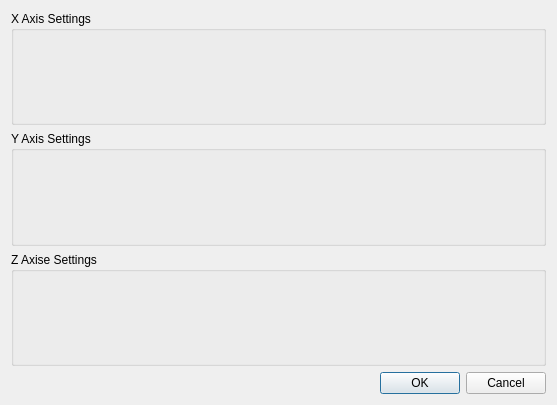
<?xml version="1.0" encoding="UTF-8"?>
<ui version="4.0">
 <class>SettingsDialog</class>
 <widget class="QDialog" name="SettingsDialog">
  <property name="geometry">
   <rect>
    <x>0</x>
    <y>0</y>
    <width>557</width>
    <height>405</height>
   </rect>
  </property>
  <property name="windowTitle">
   <string>Dialog</string>
  </property>
  <layout class="QVBoxLayout" name="verticalLayout">
   <item>
    <widget class="QGroupBox" name="xAxisGroupBox">
     <property name="title">
      <string>X Axis Settings</string>
     </property>
     <layout class="QVBoxLayout" name="verticalLayout_3">
      <item>
       <widget class="ChartAxisSettings" name="xAxisSettings" native="true"/>
      </item>
     </layout>
    </widget>
   </item>
   <item>
    <widget class="QGroupBox" name="yAxisGroupBox">
     <property name="title">
      <string>Y Axis Settings</string>
     </property>
     <layout class="QVBoxLayout" name="verticalLayout_2">
      <item>
       <widget class="ChartAxisSettings" name="yAxisSettings" native="true"/>
      </item>
     </layout>
    </widget>
   </item>
   <item>
    <widget class="QGroupBox" name="zAxisGroupBox">
     <property name="title">
      <string>Z Axise Settings</string>
     </property>
     <layout class="QVBoxLayout" name="verticalLayout_4">
      <item>
       <widget class="ChartAxisSettings" name="zAxisSettings" native="true"/>
      </item>
     </layout>
    </widget>
   </item>
   <item>
    <widget class="QDialogButtonBox" name="buttonBox">
     <property name="orientation">
      <enum>Qt::Orientation::Horizontal</enum>
     </property>
     <property name="standardButtons">
      <set>QDialogButtonBox::StandardButton::Cancel|QDialogButtonBox::StandardButton::Ok</set>
     </property>
    </widget>
   </item>
  </layout>
 </widget>
 <customwidgets>
  <customwidget>
   <class>ChartAxisSettings</class>
   <extends>QWidget</extends>
   <header>chartaxissettings.h</header>
   <container>1</container>
  </customwidget>
 </customwidgets>
 <resources/>
 <connections>
  <connection>
   <sender>buttonBox</sender>
   <signal>accepted()</signal>
   <receiver>SettingsDialog</receiver>
   <slot>accept()</slot>
   <hints>
    <hint type="sourcelabel">
     <x>248</x>
     <y>254</y>
    </hint>
    <hint type="destinationlabel">
     <x>157</x>
     <y>274</y>
    </hint>
   </hints>
  </connection>
  <connection>
   <sender>buttonBox</sender>
   <signal>rejected()</signal>
   <receiver>SettingsDialog</receiver>
   <slot>reject()</slot>
   <hints>
    <hint type="sourcelabel">
     <x>316</x>
     <y>260</y>
    </hint>
    <hint type="destinationlabel">
     <x>286</x>
     <y>274</y>
    </hint>
   </hints>
  </connection>
 </connections>
</ui>
